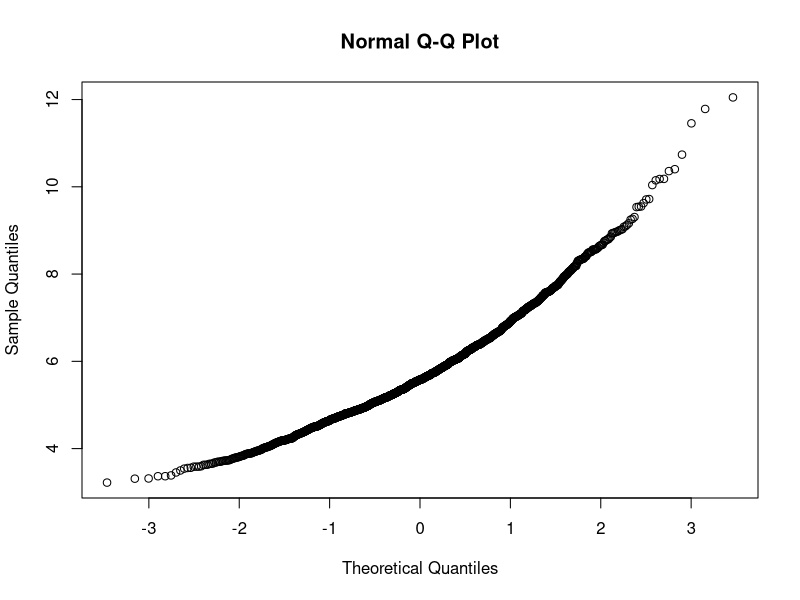
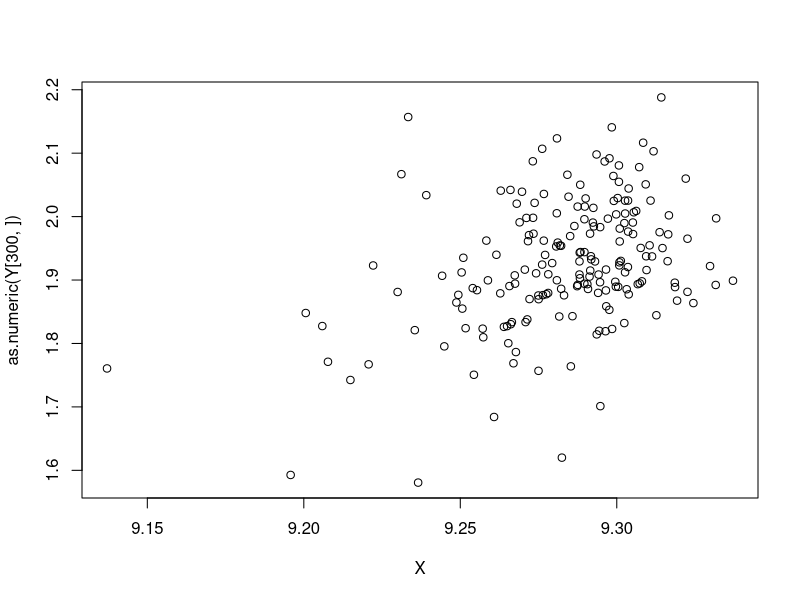
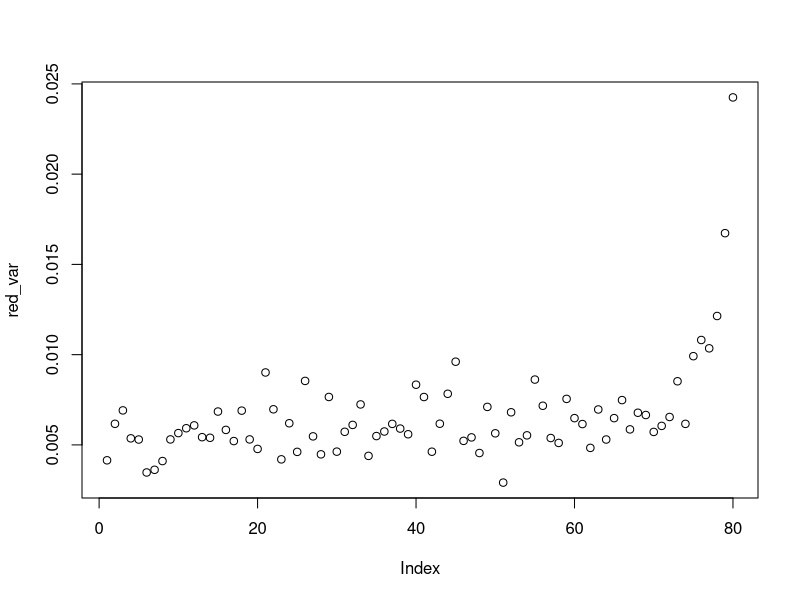
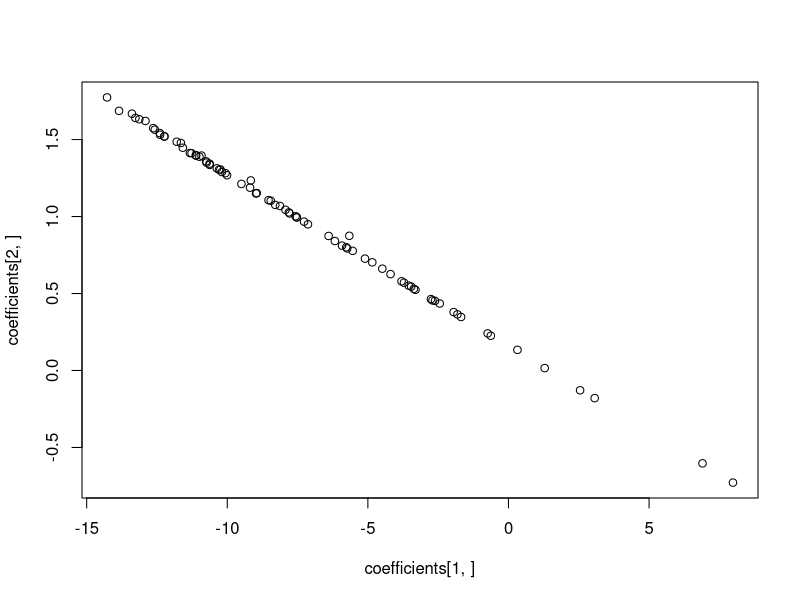

R code for these plots, in order: (Note: a time limit stopped this script after it produced the figures.)
setwd("/Users/chixiangchen/Desktop/phd in psu/research/Prof. Wu/grn")

#install.packages("mvtnorm")
library(mvtnorm)
library(MASS)
set.seed(1324)

###############################################
#analysis 2: do log transformation for the data
###############################################

#######################################
#useful functions in functional mapping
#######################################
#calculate P_ij in the paper
P_ij<-function (y_i,x_i,beta,sigma,omega)
{
  beta_sigma<-rbind(beta,sigma)
  whole<-omega*apply(beta_sigma,2,function (x) exp(-t(y_i-x_i%*%x[1:2])%*%(y_i-x_i%*%x[1:2])/2/x[3])/(sqrt(2*pi*x[3]))^(length(y_i))  )     
  #as.matrix(whole/sum(whole),ncol=1)
  whole
}

#calcuate P matrix
P_matrix<-function (x) {
  Y<-x
  x_i<-cbind(1,X[!is.na(Y)])
  y_i<-Y[!is.na(Y)]
  p_ij_1<-P_ij(y_i,x_i,beta,sigma,omega)
  p_ij_1[p_ij_1==0]<-1e-100
  p_ij_1
}

#calculate one part in mle
fct_A<-function (x)
{
  Y<-x[-1]
  P_j_i<-x[1]
  x_i<-cbind(1,as.numeric(X[!is.na(Y)]))
  y_i<-Y[!is.na(Y)]
  t(P_j_i*t(y_i)%*%x_i)
}

#calculate another part in mle
fct_B<-function (x)
{
  Y<-x[-1]
  P_j_i<-x[1]
  x_i<-cbind(1,as.numeric(X[!is.na(Y)]))
  y_i<-Y[!is.na(Y)]
  P_j_i*t(x_i)%*%x_i
}

#calculate sigma_square
fct_sigma<-function (x)
{
  Y<-x[-1]
  P_j_i<-x[1]
  x_i<-cbind(1,as.numeric(X[!is.na(Y)]))
  y_i<-Y[!is.na(Y)]
  numerator<-P_j_i*t(y_i-x_i%*%beta_new[,j])%*%(y_i-x_i%*%beta_new[,j])
  numerator
}

#recalculate the row mean
mean_nonzero<-function (x)
{
  xx<-x[!is.na(x)]
  mean(xx)
}

#read all data
data_grn<-read.csv("grn_more.csv",header = F,row.names = 1)
head(data_grn)
dim(data_grn)
str(data_grn)

#read gene expression 
data_gene_exp<-read.csv("grn.csv",header = F,row.names = 1)
head(data_gene_exp)
str(data_gene_exp)
#data_gene_exp<-as.data.frame(sapply(data_gene_exp, unlist))
#data_gene_exp<-as.data.frame(sapply(data_gene_exp, as.numeric))
#head(data_gene_exp)
#str(data_gene_exp)
dim(data_gene_exp)

#read outcome
data_outcome<-unlist(data_grn[3,])
data_outcome<-ifelse(data_outcome=="S",1,0)

#create patient and time
time<-rep(c(0,1,7,28),times=48)
patient<-rep(1:48,each=4)
data_phenotype<-rbind(patient,time,data_outcome)
head(data_phenotype)
head(data_gene_exp)
colnames(data_gene_exp)<-colnames(data_phenotype)<-rep(1:192)
data_all<-rbind(data_phenotype,data_gene_exp)
head(data_all)
dim(data_all)


#read the data
rownames(data_all)<-rep(1:nrow(data_all))
dim(data_all)

#summary statistics for row means:
row_mean<-apply(data_gene_exp,1, mean)
summary(row_mean)
#par(mfrow=c(1,1))
#sum(row_mean>=7)/length(row_mean)
qqnorm(y=row_mean)

# order the expression based on the mean value
bind<-cbind(row_mean,rep(1:length(row_mean)))  #add index and sort it
order_bind<-bind[order(bind[,1],decreasing = T),] 
dim(order_bind)

#order the data by expression index:
total<-apply(data_gene_exp,2,sum)
exp_index<-total[order(total)]
X<-log(exp_index)
data_gene_exp_order<-data_gene_exp[,order(total)]
dim(data_gene_exp_order)
Y<-data_gene_exp_order[order_bind[,2],]
Y[Y!=0]<-log(Y[Y!=0])
Y[Y==0]<-NA
dim(Y)
dev.off()
plot(y=as.numeric(Y[300,]),x=X)
length(X)
length(unique(X))
summary(Y)
row_mean<-matrix(apply(Y,1, mean_nonzero),ncol=1)
dim(row_mean)
summary(row_mean)
#k_cluster<-c(15,20,25,30,35,50)
k_cluster<-c(80,100,120,135,145,150)
AIC<-rep()
BIC<-rep()
kk<-0

timestart<-Sys.time()
for (iii in k_cluster)
{
  #use k means to find initial:beta, sigma, omega
  cluster<-iii
  kmeans_cluster<-kmeans(row_mean,cluster)
  cluster_index<-matrix(kmeans_cluster$cluster,ncol=1)
  omega<-kmeans_cluster$size
  omega<-omega/sum(omega)
  
  
  Y_matrix<-as.matrix(Y,ncol=ncol(Y))
  Y_matrix_data<-data.frame(t(Y_matrix))
  Y_resp<-as.matrix(stack(Y_matrix_data)[,1],ncol=1)
  X_cov<-as.matrix(rep(X,time=nrow(Y)))
  Cluster_index<-as.matrix(rep(cluster_index,each=ncol(Y)),ncol=1)
  data_initial<-cbind(Y_resp,X_cov,Cluster_index)
  
  coefficients<-rep()
  red_var<-rep()
  for (i in unique(cluster_index))
  {
    fit<-lm(Y_resp[Cluster_index %in% i,]~X_cov[Cluster_index %in% i,])
    red_var<-c(red_var,var(fit$residuals))
    coefficients<-cbind(coefficients,fit$coefficients)
  }
  plot(red_var)
  summary(red_var)
  plot(coefficients[1,],coefficients[2,])
  summary(coefficients[1,])
  summary(coefficients[2,])
  total_number<-nrow(Y)
  beta<-coefficients
  sigma<-red_var
  
  #initial
  total<-0
  sum_t<-apply(Y[,],1,function (x) length(x[!is.na(x)]))
  unique(sum_t)
  
  ################
  #EM algorithm
  ################
  #update omega_new
  
  repeat
  {
    P_1<-apply(Y,1,P_matrix)
    de_sum<-apply(P_1,2,sum)
    P_1_comb<-rbind(de_sum,P_1)
    P<-apply(P_1_comb,2,function (x) {
      deno<-x[1]  
      del<-x[-1]
      del/deno
    }
    ) 
    omega_new<-as.vector(apply(P,1,mean))
    omega_old<-omega
    omega<-omega_new
    
    #update beta_new
    beta_new<-rep()
    for (j in 1:nrow(P))
    {
      new_data<-cbind(P[j,],Y)
      A<-apply(new_data,1,fct_A)
      B<-apply(new_data,1,fct_B)
      A_sum<-apply(A,1,sum)
      B_sum<-matrix(apply(B,1,sum),ncol=2)
      beta_new<-cbind(beta_new,ginv(B_sum)%*%A_sum)
    }
    
    #update sigma
    #numerator_sum<-rep(0,length=nrow(P))
    sigma_new<-rep()
    for (j in 1:nrow(P))
    {
      new_data<-cbind(P[j,],Y)
      numerator<-apply(new_data,1,fct_sigma)
      sigma_update<-sum(numerator)/(sum(sum_t*P[j,]))
      sigma_new<-c(sigma_new,sigma_update)
    }
    
    beta_old<-beta
    beta<-beta_new
    sigma_old<-sigma
    sigma<-sigma_new
    
    check_beta<-mean(abs(beta-beta_old))/ncol(beta)
    check_sigma<-mean(abs(sigma-sigma_old))
    check_omega<-mean(abs(omega-omega_old))
    total<-total+1
    print(total)
    if (check_beta<0.01 & check_sigma<0.01 & check_omega<0.001)
    {
      index_z<-matrix(apply(P,2,function (x) ifelse(x==max(x),1,0)),nrow(P))
      #P_1[P_1==0]<-9.681414e-320
      likelihood<-sum(log((index_z*P_1)[index_z*P_1>0]))
      break
    }
  }
  
  select_index<-which(apply(index_z,1,sum)!=0)
  length(select_index)
  kk<-kk+1
  p<-(2+1+1)*cluster
  AIC[kk]<--2*likelihood+2*p
  BIC[kk]<--2*likelihood+p*log(total_number*ncol(Y))
  
  print(kk)
}

timeend<-Sys.time()
timeend-timestart
plot(AIC)
plot(BIC)
#plot each cluster curve in one plot
par(mfrow=c(1,1))
fitted<-exp(cbind(1,X) %*% beta[,1])
plot(x=exp_index,y=fitted,type="l",ylim = c(0,13))
cl<-rainbow(cluster)
for (i in select_index)
{
  fitted<-exp(cbind(1,X) %*% beta[,i])
  lines(x=exp_index,y=fitted,col=cl[i])
}
